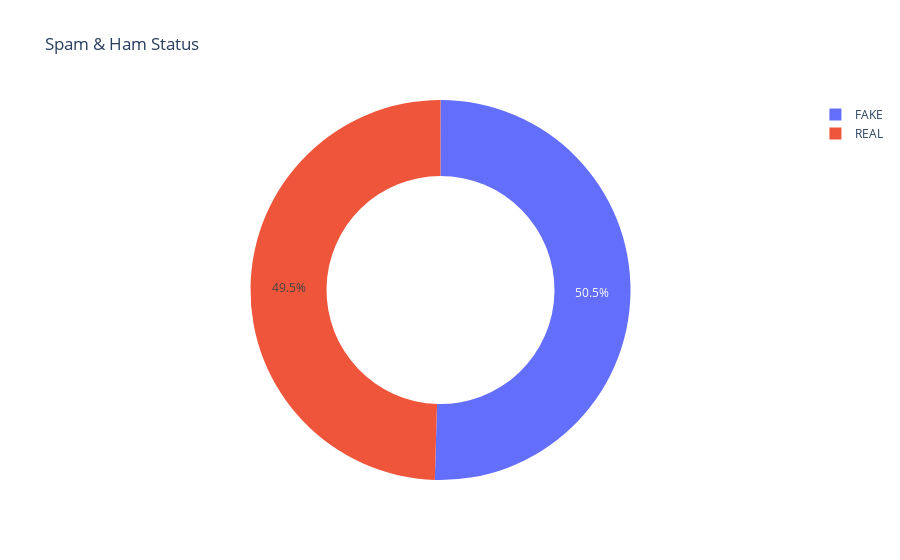

Notebook code cell kept with this figure:
### Code cell
label_Status = data['label'].value_counts()
transactions = label_Status.index
quantity = label_Status.values

figure = px.pie(data, 
             values=quantity, 
             names=transactions, hole =.60, 
             title="Spam & Ham Status")
figure.show()

### Figure 1 — Plotly figure (JSON) as saved in the notebook; plotly's stock layout.template omitted (floating-point values rounded to 4 significant figures)
{"data": [{"domain": {"x": [0, 1], "y": [0, 1]}, "hole": 0.6, "hovertemplate": "label=%{label}<br>value=%{value}<extra></extra>", "labels": ["FAKE", "REAL"], "legendgroup": "", "name": "", "showlegend": true, "type": "pie", "values": [47173, 46279]}], "layout": {"legend": {"tracegroupgap": 0}, "title": {"text": "Spam & Ham Status"}}}
